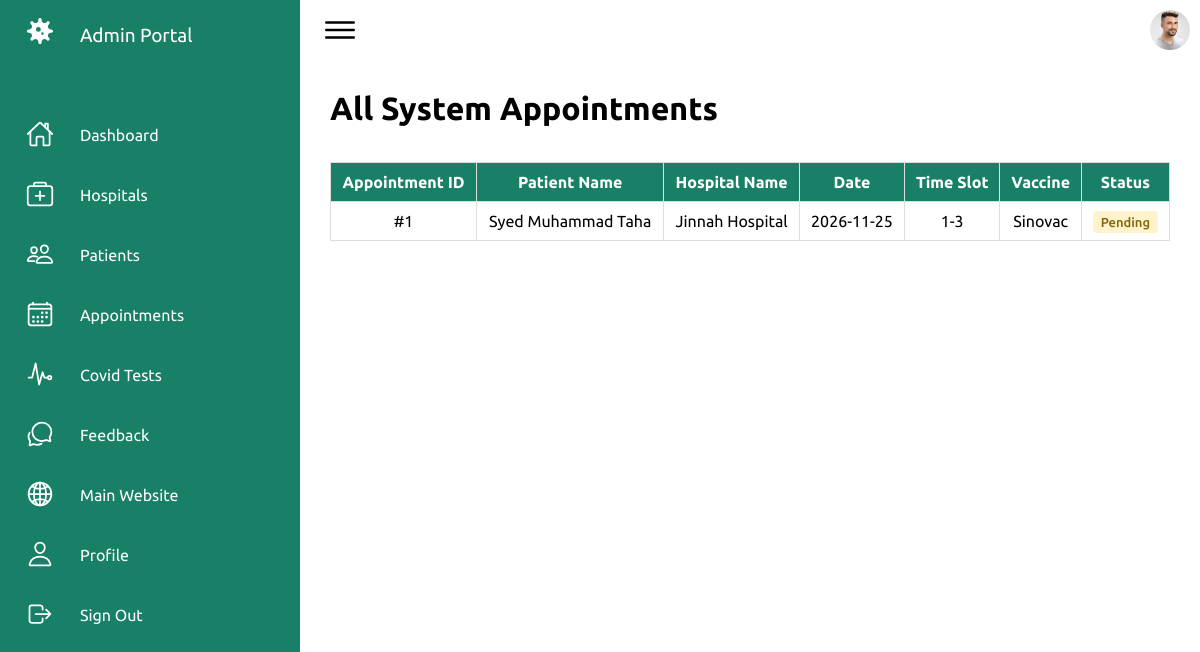
The page /admin/appointment.php (signed in) on the database its author committed.
### tables this page shows
CREATE TABLE `tbl_appointment` (
  `id` int(11) NOT NULL AUTO_INCREMENT,
  `p_id` int(11) NOT NULL,
  `h_id` int(11) NOT NULL,
  `date` varchar(20) NOT NULL,
  `time` varchar(20) NOT NULL,
  `v_id` int(11) NOT NULL,
  `status` varchar(50) NOT NULL DEFAULT 'pending',
  PRIMARY KEY (`id`)
);

CREATE TABLE `tbl_patient` (
  `id` int(11) NOT NULL AUTO_INCREMENT,
  `name` varchar(50) NOT NULL,
  `contact` varchar(15) NOT NULL DEFAULT '',
  `email` varchar(50) NOT NULL,
  `password` varchar(255) NOT NULL,
  `cid` int(11) NOT NULL DEFAULT 1,
  `address` varchar(150) NOT NULL DEFAULT '',
  `gender` varchar(15) NOT NULL DEFAULT '',
  `image` varchar(150) NOT NULL DEFAULT 'uploads/patients/user.jpg',
  `status` varchar(50) NOT NULL DEFAULT 'activate',
  PRIMARY KEY (`id`)
);

CREATE TABLE `tbl_hospital` (
  `id` int(11) NOT NULL AUTO_INCREMENT,
  `name` varchar(50) NOT NULL,
  `contact` varchar(15) NOT NULL,
  `cid` int(11) NOT NULL DEFAULT 1,
  `email` varchar(50) NOT NULL,
  `password` varchar(255) NOT NULL,
  `image` varchar(150) NOT NULL,
  `address` varchar(150) NOT NULL,
  `status` varchar(20) NOT NULL DEFAULT 'deactivate',
  PRIMARY KEY (`id`)
);

CREATE TABLE `tbl_vaccine` (
  `id` int(11) NOT NULL AUTO_INCREMENT,
  `name` varchar(50) NOT NULL,
  `status` varchar(50) NOT NULL DEFAULT 'available',
  PRIMARY KEY (`id`)
);

### admin/appointment.php (the view, shortened to what this page needs)
<?php
    include("connection.php");
?>
<!DOCTYPE html>
<html lang="en">
<head>
    <link rel="stylesheet" href="assets/css/index.css">
</head>
<body>
    <div class="container">
        <?php
            include("navigation.php");
        ?>
        <div class="main">
            <div class="topbar">
                <div class="toggle">
                    <ion-icon name="menu-outline"></ion-icon>
                </div>
                <div class="user">
                    <a href='profile.php'><img src="assets/imgs/customer01.jpg" alt="Profile"></a>
                </div>
            </div>
            <div class="mainContent">
                <h2 class="title">All System Appointments</h2>
                <div style="overflow-x:auto;">
                    <table>
                        <thead>
                            <tr>
                                <th>Appointment ID</th>
                                <th>Patient Name</th>
                                <th>Hospital Name</th>
                                <th>Date</th>
                                <th>Time Slot</th>
                                <th>Vaccine</th>
                                <th>Status</th>
                            </tr>
                        </thead>
                        <tbody>
                            <?php
                                $query = "SELECT tbl_patient.name as 'pname', tbl_hospital.name as 'hname', tbl_vaccine.name as 'vname', tbl_appointment.* FROM tbl_appointment LEFT JOIN tbl_patient ON tbl_appointment.p_id = tbl_patient.id LEFT JOIN tbl_hospital ON tbl_appointment.h_id=tbl_hospital.id LEFT JOIN tbl_vaccine ON tbl_appointment.v_id=tbl_vaccine.id ORDER BY tbl_appointment.id DESC";
                                $result = mysqli_query($connection,$query);
                                if($result && mysqli_num_rows($result) > 0)
                                {
                                    foreach($result as $row)
                                    {
                                        $badgeClass = 'badge-pending';
                                        echo
                                        "<tr>
                                            <td>#" . $row['id'] . "</td>
                                            <td>" . htmlspecialchars($row['pname'] ?? 'N/A') . "</td>
                                            <td>" . htmlspecialchars($row['hname'] ?? 'N/A') . "</td>
                                            <td>" . htmlspecialchars($row['date']) . "</td>
                                            <td>" . htmlspecialchars($row['time']) . "</td>
                                            <td>" . htmlspecialchars($row['vname'] ?? 'N/A') . "</td>
                                            <td><span class='badge-status $badgeClass'>" . htmlspecialchars(ucfirst($row['status'])) . "</span></td>
                                        </tr>";
                                    }
                                }
                                else
                                {
                                    echo "<tr><td colspan='7' style='color:#777;'>No appointments registered.</td></tr>";
                                }
                            ?>
                        </tbody>
                    </table>
                </div>
            </div>
        </div>
    </div>
</body>
</html>

### admin/assets/css/index.css (style rules this page uses)
* { font-family: "Ubuntu", sans-serif; margin: 0; padding: 0; box-sizing: border-box; }
:root { --white: #fff; --gray: #f5f5f5; --black1: #222; --black2: #999; --green:#178066; }
body { min-height: 100vh; overflow-x: hidden; }
.container { position: relative; width: 100%; }
.main { position: absolute; width: calc(100% - 300px); left: 300px; min-height: 100vh; background: var(--white); transition: 0.5s; }
.topbar { width: 100%; height: 60px; display: flex; justify-content: space-between; align-items: center; padding: 0 10px; }
.toggle { position: relative; width: 60px; height: 60px; display: flex; justify-content: center; align-items: center; font-size: 2.5rem; cursor: pointer; }
.user { position: relative; width: 40px; height: 40px; border-radius: 50%; overflow: hidden; cursor: pointer; }
.user img { position: absolute; top: 0; left: 0; width: 100%; height: 100%; object-fit: cover; }

### admin/appointment.php (style rules this page uses)
.mainContent { padding: 30px; }
.mainContent .title { font-size: 32px; margin-bottom: 20px; }
.mainContent table { width: 100%; border-collapse: collapse; }
.mainContent table, td, th { margin-top: 15px; border: 1px solid #ddd; text-align: center; padding: 10px; }
.mainContent table th { background-color: #178066; color: #fff; }
.badge-status { padding: 4px 8px; border-radius: 4px; font-size: 13px; font-weight: 500; }
.badge-pending { background-color: #fff3cd; color: #856404; }

### rows shown on the page
tbl_appointment: id "1", tbl_patient.name "Syed Muhammad Taha", tbl_hospital.name "Jinnah Hospital", date "2026-11-25", time "1-3", tbl_vaccine.name "Sinovac", status "Pending"
